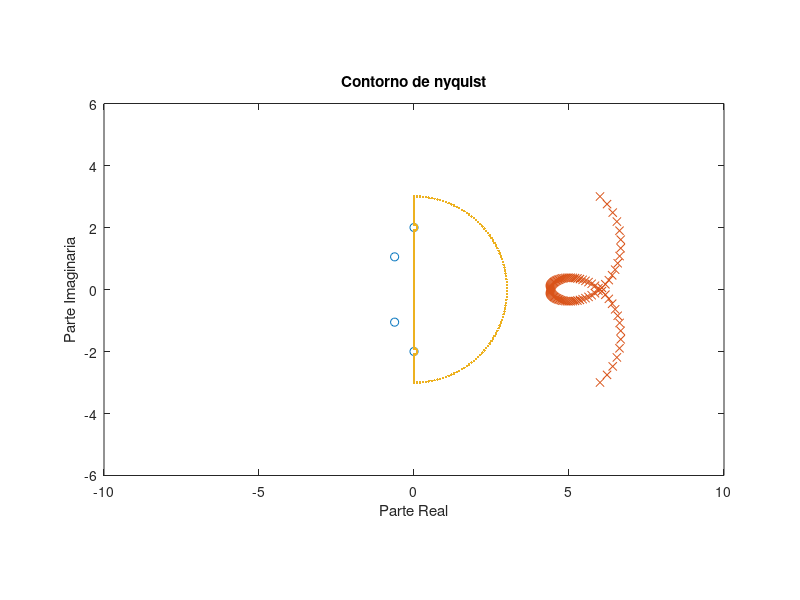

Write MATLAB code to recreate this figure.
imaginarios = false;
figure;

%Cosas funcion de transferencia
num = [4, 5, 6];
den = [1, 0, 4];%den = [1, 2, 3];
G = tf(num, den);
polos = pole(G);
ceros = zero(G);
polos_y_ceros = [polos; ceros];
disp(polos_y_ceros);
plot(real(polos_y_ceros), imag(polos_y_ceros), 'o');
hold on;
%---------------

%Determina cual es el polo mas lejano para considerar un contorno + grande
%Genera el angulo y los puntos de aproximacion, asi como los puntos sobre
%el eje imaginario del contorno inicial
centro = 0;
radio = 1;
for i = 1:length(polos_y_ceros)
    distancia = abs(polos_y_ceros(i));
    if distancia > radio
        radio = distancia + 1;
    end
end
angulos = linspace(-pi/2, pi/2, 100);
z = radio * exp(1i * angulos) + centro;
z_eje_imaginario = 1i * linspace(-radio, radio, 100);
%----------------

%Circunferencias chiquitas, crea un arreglo z2_cell donde para cada
%polo se revisa si esta o no sobre el eje imaginario y si lo esta crea una
%circunferencia chiquita de radio 0.2. Los puntos sobre el eje imaginario
%que se encuentren dentro de la circunferencia se sacan del conjunto de
%puntos y se reemplazan por el contorno de puntos de la circunferencia que
%tengan parte real positiva
z2_cell = cell(1, length(polos_y_ceros));
for i = 1:length(polos_y_ceros)
    raiz = polos_y_ceros(i);
    if real(raiz) == 0 && imag(raiz) ~= 0
        imaginarios = true;
        radioExclusion = 0.1;
        centro = raiz;
        angulos2 = linspace(-pi/2, pi/2, 10);
        z2 = radioExclusion * exp(1i * angulos2) + centro;
        z_eje_imaginario = z_eje_imaginario(abs(z_eje_imaginario - raiz) > radioExclusion);
         z2_cell{i} = z2;
    end
end
Ztotal = cat(2, z2_cell{:});
%----------------
z = [z,Ztotal];
%Contorno de Nyquist, Si no tiene polos o ceros sobre el eje imaginario, no
%se complica y usa nyquist (Hace el trabajo solo) si tiene polos o ceros
%sobre el eje imaginario entonces hace un mapeo manual del contorno
%creado antes y lo grafica
if imaginarios
    %...
    y = polyval(num, z) ./ polyval(den, z);
    znew = y;
    plot(real(y), imag(y), 'x');
    hold on;
    %...
    disp("ey!");
else
    for i = 1:length(polos_y_ceros)
        distancia = abs(polos_y_ceros(i));
        if distancia > radio
            radio = distancia + 1;
        end
    end
    angulos = linspace(-pi/2, pi/2, 100);
    z = radio * exp(1i * angulos) + centro;
    z_eje_imaginario = 1i * linspace(-radio, radio, 100);
    nyquist(G);
    hold on;
end
z = [z, z_eje_imaginario];
plot(real(z), imag(z), '.');
%----------------
axis equal; 
title('Contorno de nyquist');
xlabel('Parte Real');
ylabel('Parte Imaginaria');
xlim([-10, 10]);
ylim([-6, 6]);